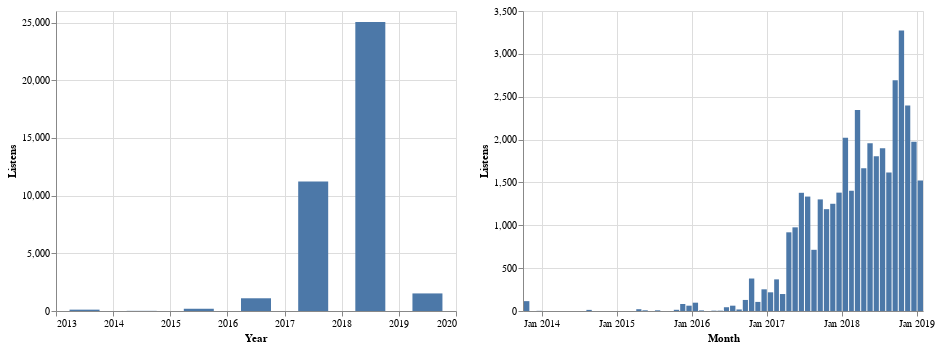

The notebook cell this image was saved under:
### Code cell
#collapse-hide
t = (
    df.ts.dt  # Use the datetime attributes of the ts column
    .to_period('D')  # Convert the ts column to a 'date' period. So the timestamp is reduced to a date like '28-2-2020'.
    .value_counts()  # Counts the frequency of all days (i.e. count how many songs were played that day).
    .to_timestamp()  # The index is a RangeIndex after the `to_period`, so we convert it back to a datetime.
    .to_frame()      # Altair wants dataframes, so we convert it to a dataframe.
    .reset_index()   # Make the datetime index a separate column instead of the index. 
    .rename(columns={'index': 'date', 'ts': 'listens'})  # Rename the columns to be descriptive
)

yearly = alt.Chart(t).mark_bar(size=30).encode(
    alt.X('year(date)', title='Year'),
    alt.Y('sum(listens)', title='Listens'),
    tooltip=['sum(listens)']
)

monthly = alt.Chart(t).mark_bar().encode(
    alt.X('yearmonth(date)', title='Month'),
    alt.Y('sum(listens)', title='Listens'),
    tooltip=['sum(listens)', 'yearmonth(date)'],
)

# Altair allows really easy formatting, having horizontal concatenation with the | operator
yearly | monthly

### Figure 1 — Vega-Lite specification as saved in the notebook (floating-point values rounded to 4 significant figures; data arrays with more than 128 entries replaced by an {"elided": "..."} marker saying what was removed)
{"usermeta": {"embedOptions": {"theme": "latimes"}}, "config": {"view": {"continuousWidth": 400, "continuousHeight": 300}}, "hconcat": [{"mark": {"type": "bar", "size": 30}, "encoding": {"tooltip": [{"type": "quantitative", "aggregate": "sum", "field": "listens"}], "x": {"type": "temporal", "field": "date", "timeUnit": "year", "title": "Year"}, "y": {"type": "quantitative", "aggregate": "sum", "field": "listens", "title": "Listens"}}}, {"mark": "bar", "encoding": {"tooltip": [{"type": "quantitative", "aggregate": "sum", "field": "listens"}, {"type": "temporal", "field": "date", "timeUnit": "yearmonth"}], "x": {"type": "temporal", "field": "date", "timeUnit": "yearmonth", "title": "Month"}, "y": {"type": "quantitative", "aggregate": "sum", "field": "listens", "title": "Listens"}}}], "data": {"name": "data-bbdccaa9ac9ab783d23accc56de671f6"}, "$schema": "https://vega.github.io/schema/vega-lite/v4.8.1.json", "datasets": {"data-bbdccaa9ac9ab783d23accc56de671f6": {"elided": "774 records"}}}
